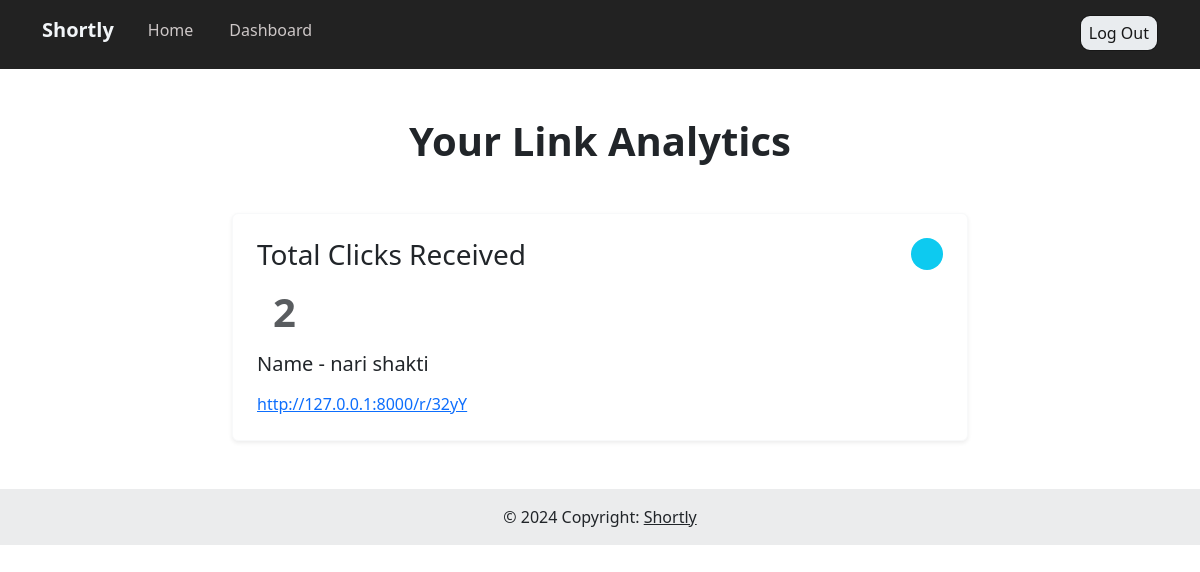
The app's page /analytics/32yY (signed in) with its own data.
### urlshortner/models.py (models this page shows, shortened)
class urls(models.Model):
    name = models.CharField(max_length=300)
    link = models.TextField()
    short_url = models.CharField(max_length=200)
    visits = models.IntegerField(default=0)
    created_by = models.ForeignKey(User , on_delete= models.CASCADE , )
    id = models.UUIDField(default=uuid.uuid4 , unique=True , primary_key= True , editable=False)
    unique_code = models.CharField(max_length = 10 , blank=True, null=True)

### urlshortner/views.py (the view)
# urls.py: path('analytics/<str:unique_code>' , views.analytics , name='analytics'),
@login_required(login_url="login")
def analytics(request , unique_code ):
    links = urls.objects.get(unique_code=unique_code)
    context = {
        'links':links
    }
    return render(request , 'analytics.html' , context)

### templates/analytics.html (shortened to what this page needs)
{% extends 'main.html' %}
{% block content %}
<section class="py-3 py-md-5">
    <div class="row justify-content-md-center">
        <div class="col-12 col-md-9 col-lg-8 col-xl-7 col-xxl-6">
          <h1 class="display-6 fw-bold mb-4 mb-md-5 mb-xxl-6 text-center">Your Link Analytics</h1>
        </div>
    </div>
    <div class="container">
      <div class="row justify-content-center">
        <div class="col-12 col-lg-10 col-xl-8 col-xxl-7">
          <div class="row gy-4">
            <div class="">
              <div class="card widget-card border-light shadow-sm">
                <div class="card-body p-4">
                  <div class="row">
                    <div class="col-8">
                      <h3 class="card-title widget-card-title mb-3">Total Clicks Received</h3>
                      <h1 class="card-subtitle text-body-secondary fw-bolder m-3" >{{links.visits}}</h1>
                      <h5 class="card-title widget-card-title mb-3">Name - {{links.name}}</h5>
                      <a href="{{links.short_url}}" target=”_blank”>{{links.short_url}}</a>
                    </div>
                    <div class="col-4">
                      <div class="d-flex justify-content-end">
                        <div class="lh-1 text-white bg-info rounded-circle p-3 d-flex align-items-center justify-content-center">
                        </div>
                      </div>
                    </div>
                  </div>
                </div>
              </div>
            </div>
          </div>
        </div>
      </div>
    </div>
  </section>
{% endblock content%}

### records on screen
urls: visits "2", name "nari shakti", short_url "http://127.0.0.1:8000/r/32yY"
